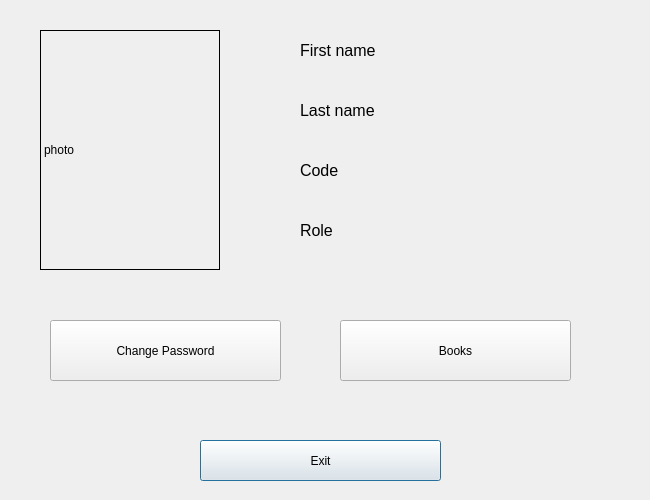
<?xml version="1.0" encoding="UTF-8"?>
<ui version="4.0">
 <class>profileAdmin</class>
 <widget class="QDialog" name="profileAdmin">
  <property name="geometry">
   <rect>
    <x>0</x>
    <y>0</y>
    <width>650</width>
    <height>500</height>
   </rect>
  </property>
  <property name="windowTitle">
   <string>User Profile</string>
  </property>
  <widget class="QLabel" name="photoLabel">
   <property name="geometry">
    <rect>
     <x>40</x>
     <y>30</y>
     <width>180</width>
     <height>240</height>
    </rect>
   </property>
   <property name="frameShape">
    <enum>QFrame::Box</enum>
   </property>
   <property name="text">
    <string>photo</string>
   </property>
  </widget>
  <widget class="QLabel" name="label">
   <property name="geometry">
    <rect>
     <x>300</x>
     <y>40</y>
     <width>81</width>
     <height>20</height>
    </rect>
   </property>
   <property name="font">
    <font>
     <pointsize>12</pointsize>
    </font>
   </property>
   <property name="text">
    <string>First name</string>
   </property>
  </widget>
  <widget class="QLabel" name="label_2">
   <property name="geometry">
    <rect>
     <x>300</x>
     <y>100</y>
     <width>81</width>
     <height>20</height>
    </rect>
   </property>
   <property name="font">
    <font>
     <pointsize>12</pointsize>
    </font>
   </property>
   <property name="text">
    <string>Last name</string>
   </property>
  </widget>
  <widget class="QLabel" name="label_3">
   <property name="geometry">
    <rect>
     <x>300</x>
     <y>160</y>
     <width>71</width>
     <height>20</height>
    </rect>
   </property>
   <property name="font">
    <font>
     <pointsize>12</pointsize>
    </font>
   </property>
   <property name="text">
    <string>Code</string>
   </property>
  </widget>
  <widget class="QLabel" name="label_4">
   <property name="geometry">
    <rect>
     <x>300</x>
     <y>220</y>
     <width>71</width>
     <height>20</height>
    </rect>
   </property>
   <property name="font">
    <font>
     <pointsize>12</pointsize>
    </font>
   </property>
   <property name="text">
    <string>Role</string>
   </property>
  </widget>
  <widget class="QLabel" name="labelFName">
   <property name="geometry">
    <rect>
     <x>400</x>
     <y>40</y>
     <width>241</width>
     <height>20</height>
    </rect>
   </property>
   <property name="font">
    <font>
     <pointsize>12</pointsize>
    </font>
   </property>
   <property name="text">
    <string/>
   </property>
  </widget>
  <widget class="QLabel" name="labelLName">
   <property name="geometry">
    <rect>
     <x>400</x>
     <y>100</y>
     <width>241</width>
     <height>20</height>
    </rect>
   </property>
   <property name="font">
    <font>
     <pointsize>12</pointsize>
    </font>
   </property>
   <property name="text">
    <string/>
   </property>
  </widget>
  <widget class="QLabel" name="labelCode">
   <property name="geometry">
    <rect>
     <x>400</x>
     <y>160</y>
     <width>241</width>
     <height>20</height>
    </rect>
   </property>
   <property name="font">
    <font>
     <pointsize>12</pointsize>
    </font>
   </property>
   <property name="text">
    <string/>
   </property>
  </widget>
  <widget class="QLabel" name="labelRole">
   <property name="geometry">
    <rect>
     <x>400</x>
     <y>220</y>
     <width>241</width>
     <height>20</height>
    </rect>
   </property>
   <property name="font">
    <font>
     <pointsize>12</pointsize>
    </font>
   </property>
   <property name="text">
    <string/>
   </property>
  </widget>
  <widget class="QPushButton" name="exitBtn">
   <property name="geometry">
    <rect>
     <x>200</x>
     <y>440</y>
     <width>241</width>
     <height>41</height>
    </rect>
   </property>
   <property name="text">
    <string>Exit</string>
   </property>
  </widget>
  <widget class="QPushButton" name="booksBtn">
   <property name="geometry">
    <rect>
     <x>340</x>
     <y>320</y>
     <width>231</width>
     <height>61</height>
    </rect>
   </property>
   <property name="text">
    <string>Books</string>
   </property>
   <property name="icon">
    <iconset>
     <normaloff>images/4 (3).png</normaloff>images/4 (3).png</iconset>
   </property>
  </widget>
  <widget class="QPushButton" name="changePasswordBtn">
   <property name="geometry">
    <rect>
     <x>50</x>
     <y>320</y>
     <width>231</width>
     <height>61</height>
    </rect>
   </property>
   <property name="text">
    <string>Change Password</string>
   </property>
   <property name="icon">
    <iconset>
     <normaloff>images/2 (2).png</normaloff>images/2 (2).png</iconset>
   </property>
  </widget>
 </widget>
 <resources/>
 <connections/>
</ui>
